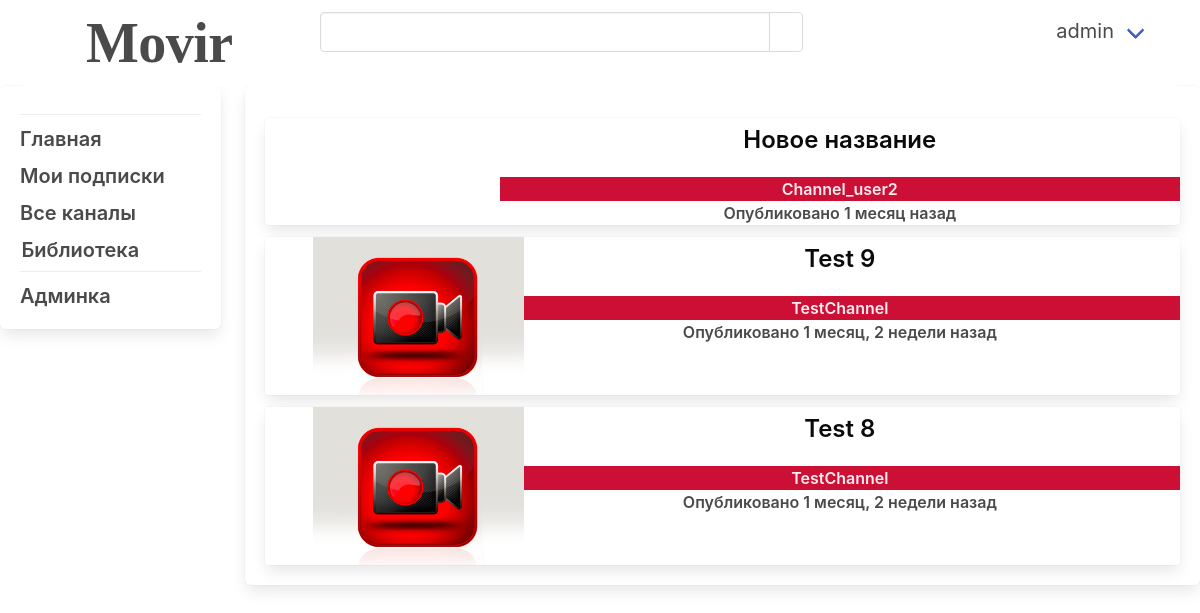
The page /video_hosting/viewing_queue/ (signed in) on the database as committed earlier.
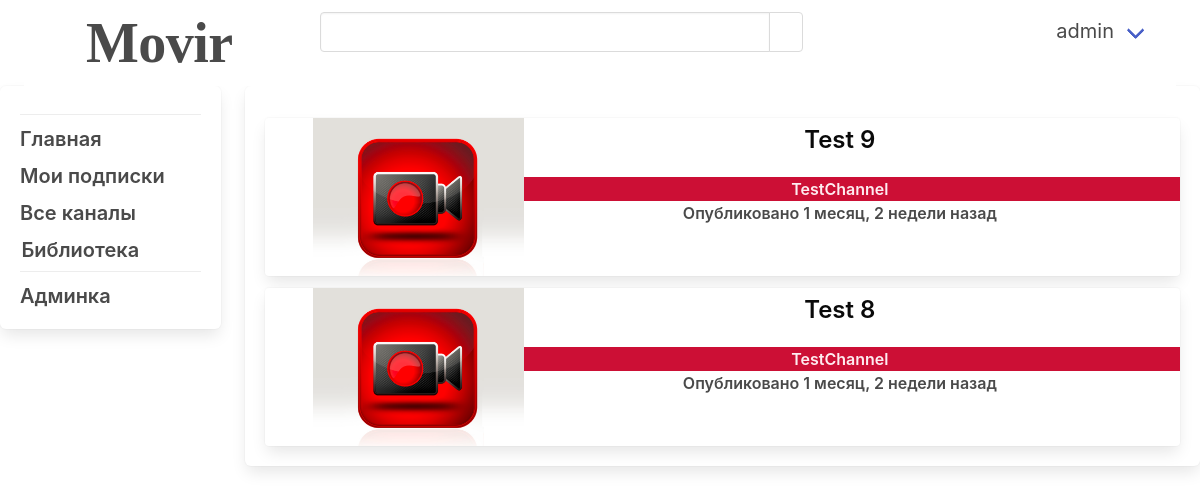
The same page on the database as committed later.
### video_hosting/models.py (models this page shows, shortened)
class ViewingQueue(models.Model):
    video = models.ForeignKey(Video, on_delete=models.CASCADE, null=True)
    user = models.ForeignKey(User, on_delete=models.CASCADE, null=True)

class Video(models.Model):
    preview = models.ImageField(default='default-video-image.png', blank=True)
    video = models.FileField(default='default-video.MP4', blank=True)
    name = models.CharField(max_length=255)
    slug = models.SlugField(unique=True)
    description = models.TextField()
    date = models.DateTimeField(auto_now_add=True)
    channel = models.ForeignKey(HostingСhannel, on_delete=models.CASCADE, null=True)
    likes = models.ManyToManyField(User, related_name='likes')
    dislikes = models.ManyToManyField(User, related_name='dislikes')
    saved_video = models.ManyToManyField(User, related_name='saved_video')
    views = models.ManyToManyField(User, related_name='views')

class HostingСhannel(models.Model):
    name = models.CharField(max_length=255)
    image = models.ImageField(default='user.png', blank=True)
    slug = models.SlugField(unique=True)
    description = models.TextField()
    date = models.DateTimeField(auto_now_add=True)
    author = models.ForeignKey(User, on_delete=models.CASCADE)
    saved_channel = models.ManyToManyField(User, related_name='saved_channel')
    strike = models.IntegerField(default=0)
    blocked = models.BooleanField(default=False)
    def __str__(self):
        return self.name

### video_hosting/views.py (the view)
# urls.py: path('viewing_queue/', views.viewing_queue, name='viewing_queue'),
@login_required(login_url='/users/log_in')
def viewing_queue(request):
    user_prof = UsersProfile.objects.get(user=request.user)
    viewing_queue_posts = ViewingQueue.objects.filter(user=request.user)
    return render(request, 'viewing_queue.html', {'viewing_queue_posts': viewing_queue_posts, 'user_prof': user_prof})

### video_hosting/templates/viewing_queue.html
{% extends 'base_layout.html' %}
{% load static from static %}
{% block content %}
<div class="box">
    {% for post in viewing_queue_posts %}
    <div class="card mt-3">
        <div class="cart-content">
            <a href="{% url 'video_hosting:video' post.video.pk %}?viewing=True">
                <div class="media">
                    <div class="media-content">
                        <div class="columns is-centered">
                            <div class="column is-one-quarter">
                                <div class="container">
                                    <img src="{{post.video.preview.url}}" alt=""
                                         class="image is-centered post-imag ml-6">
                                </div>
                            </div>
                            <div class="column">
                                <div class="title has-text-black is-4 mt-2 has-text-centered">
                                    {{ post.video.name }}
                                </div>
                                <div class="has-text-centered has-text-weight-semibold is-6 has-background-danger-dark has-text-danger-light has-text-centered">
                                    {{ post.video.channel }}
                                </div>
                                <div class="has-text-grey-dark has-text-weight-semibold is-6 has-text-centered">
                                   Опубликовано {{ post.video.date|timesince }} назад
                                </div>
                            </div>
                        </div>
                    </div>
                </div>
            </a>
        </div>
    </div>
    {% endfor %}
</div>
{% endblock %}

### video_hosting/templates/base_layout.html (shortened to what this page needs)
{% load static from static %}
<html lang="en">
<head>
    <link rel="stylesheet" href="{% static 'static/bulma.css' %}">
    <link rel="stylesheet" href="{% static 'static/style.css' %}">
</head>
<body>
{% if user_prof.blocked %}
<div class="columns is-vcentered">
    <div class="column has-text-centered">
        <div class="box">
            <div class="title has-text-danger">
                Вы заблокированы
            </div>
        </div>
    </div>
</div>
{% else %}
<nav class="navbar ml-5 mr-5" role="navigation" aria-label="main navigation">
    <div class="navbar-brand">
        <a class="navbar-item" href="{% url 'video_hosting:home' %}">
            <div class="logo"></div>
            <div class="logo_name">
                Movir
            </div>
        </a>
    </div>
    <div id="navbarBasicExample" class="navbar-menu">
         <span class="navbar_search">
            <form method="get" class="pt-3">
                <div class="field has-addons">
                    <div class="control">
                        <input type="search" class="input input_custom" name="search">
                    </div>
                    <div class="control">
                        <button class="button" type="submit">
                        </button>
                    </div>
                </div>
            </form>
         </span>
        <div class="navbar-end">
            <div class="navbar-item">
                {% if user.is_authenticated %}
                <div class="navbar-item has-dropdown is-hoverable">
                    <div class="navbar-link subtitle">
                        {{user}}
                    </div>
                </div>
                {% else %}
                <div class="buttons">
                    <a href="{% url 'users:log_in' %}" class="button is-light">
                        Войти
                    </a>
                </div>
                {% endif %}
            </div>
        </div>
    </div>
</nav>
<div>
    <div class="columns">
        <div class="column is-one-fifth">
            <div class="box">
                {% if user.is_authenticated %}
                <ul>
                    <hr class="dropdown-divider">
                    <li class="mt-3">
                        <a href="{% url 'video_hosting:home' %}"
                           class="subtitle has-text-grey-dark has-text-weight-semibold">
                            Главная
                        </a>
                    </li>
                    <li class="mt-3">
                        <a href="{% url 'video_hosting:subscriptions' %}"
                           class="subtitle has-text-grey-dark has-text-weight-semibold">
                            Мои подписки
                        </a>
                    </li>
                    <li class="mt-3">
                        <a href="{% url 'video_hosting:channel_all' %}"
                           class="subtitle has-text-grey-dark has-text-weight-semibold">
                            Все каналы
                        </a>
                    </li>
                    <li class="mt-3">
                        <div class="dropdown is-hoverable mr-5">
                            <div class="dropdown-trigger">
                                <div class="subtitle has-text-grey-dark is-5 has-text-centered"
                                     aria-haspopup="true"
                                     aria-controls="dropdown-menu4">
                                    <div class="columns is-vcentered">
                                        <div class="column is-four-fifths">
                                            <span class="subtitle has-text-grey-dark has-text-weight-semibold">
                                                Библиотека
                                            </span>
                                        </div>
                                        <div class="column">
                                            <span class="icon is-small">
                                            </span>
                                        </div>
                                    </div>
                                </div>
                            </div>
                        </div>
                    </li>
                    <hr class="dropdown-divider">
                    {% if user.is_staff %}
                    <li class="mt-3">
                        <a href="{% url 'staff:admin' %}"
                           class="subtitle has-text-grey-dark has-text-weight-semibold">
                            Админка
                        </a>
                    </li>
                    {% endif %}
                </ul>
                {% endif %}
            </div>
        </div>
        <div class="column">
            {% block content %}
            {% endblock %}
        </div>
    </div>
</div>
{% endif %}
</body>
</html>

### files/static/style.css (style rules this page uses)
.navbar-menu { width: 80%; display: flex; justify-content: flex-end; }
.navbar-end { width: 40%; margin: 0; }
.input_custom { width: 450px; }
body { background-image: url("../uploads/Group 1.png"); }
.logo { margin: 0; width: 50px; height: 50px; background-image: url("../uploads/Logo.png"); background-size: cover; }
.logo_name { font-family: Kanit; font-size: 56px; font-weight: 600; line-height: 62px; letter-spacing: -0.01em; text-align: center; }

Rows that differ between the two databases and show on the page:
removed ViewingQueue: video.name "Новое название", video.channel "Channel_user2", video "1 месяц"
